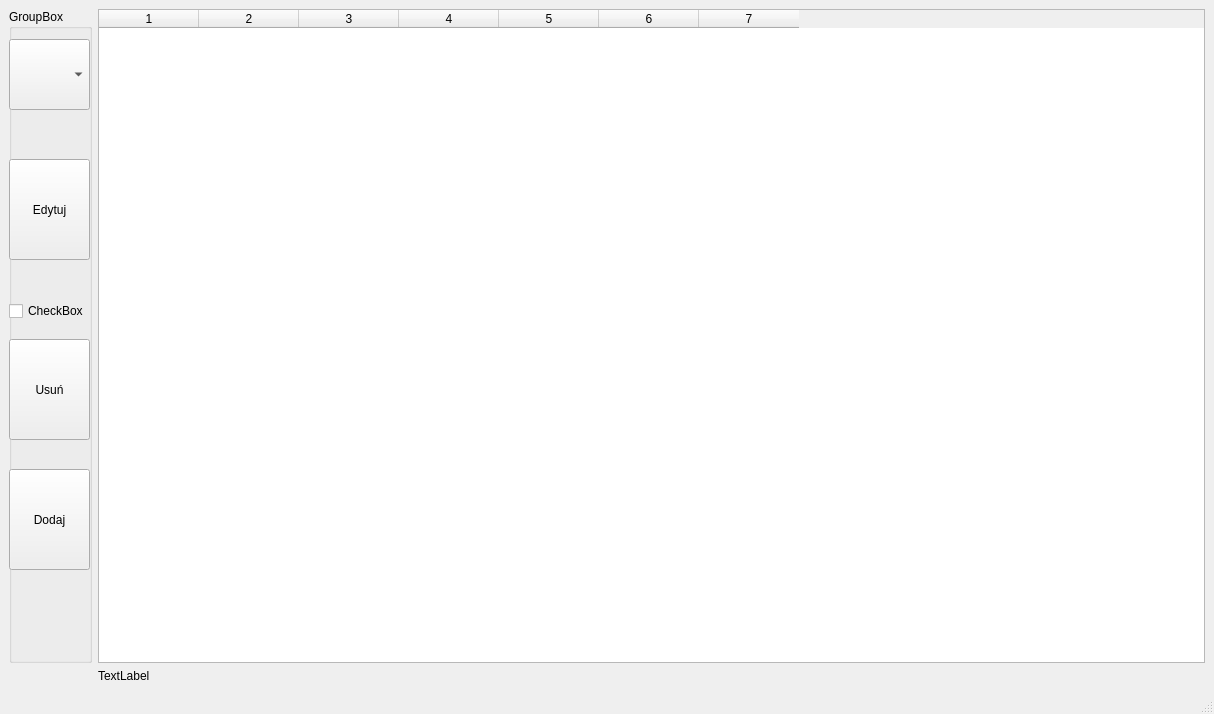
<?xml version="1.0" encoding="UTF-8"?>
<ui version="4.0">
 <class>MainWindow</class>
 <widget class="QMainWindow" name="MainWindow">
  <property name="geometry">
   <rect>
    <x>0</x>
    <y>0</y>
    <width>1214</width>
    <height>714</height>
   </rect>
  </property>
  <property name="windowTitle">
   <string>MainWindow</string>
  </property>
  <widget class="QWidget" name="centralwidget">
   <layout class="QGridLayout" name="gridLayout_2">
    <item row="3" column="1">
     <widget class="QTableWidget" name="tableWidget">
      <property name="columnCount">
       <number>7</number>
      </property>
      <column/>
      <column/>
      <column/>
      <column/>
      <column/>
      <column/>
      <column/>
     </widget>
    </item>
    <item row="4" column="1">
     <widget class="QLabel" name="label">
      <property name="text">
       <string>TextLabel</string>
      </property>
     </widget>
    </item>
    <item row="3" column="2">
     <layout class="QVBoxLayout" name="verticalLayout"/>
    </item>
    <item row="3" column="0">
     <widget class="QGroupBox" name="groupBox">
      <property name="title">
       <string>GroupBox</string>
      </property>
      <widget class="QPushButton" name="pushButton">
       <property name="geometry">
        <rect>
         <x>0</x>
         <y>460</y>
         <width>81</width>
         <height>101</height>
        </rect>
       </property>
       <property name="text">
        <string>Dodaj</string>
       </property>
      </widget>
      <widget class="QPushButton" name="pushButton_2">
       <property name="geometry">
        <rect>
         <x>0</x>
         <y>330</y>
         <width>81</width>
         <height>101</height>
        </rect>
       </property>
       <property name="text">
        <string>Usuń</string>
       </property>
      </widget>
      <widget class="QPushButton" name="pushButton_3">
       <property name="geometry">
        <rect>
         <x>0</x>
         <y>150</y>
         <width>81</width>
         <height>101</height>
        </rect>
       </property>
       <property name="text">
        <string>Edytuj</string>
       </property>
      </widget>
      <widget class="QComboBox" name="comboBox">
       <property name="geometry">
        <rect>
         <x>0</x>
         <y>30</y>
         <width>81</width>
         <height>71</height>
        </rect>
       </property>
      </widget>
      <widget class="QCheckBox" name="checkBox">
       <property name="geometry">
        <rect>
         <x>0</x>
         <y>290</y>
         <width>91</width>
         <height>24</height>
        </rect>
       </property>
       <property name="text">
        <string>CheckBox</string>
       </property>
      </widget>
     </widget>
    </item>
   </layout>
  </widget>
  <widget class="QMenuBar" name="menubar">
   <property name="geometry">
    <rect>
     <x>0</x>
     <y>0</y>
     <width>1214</width>
     <height>26</height>
    </rect>
   </property>
  </widget>
  <widget class="QStatusBar" name="statusbar"/>
 </widget>
 <resources/>
 <connections/>
</ui>
